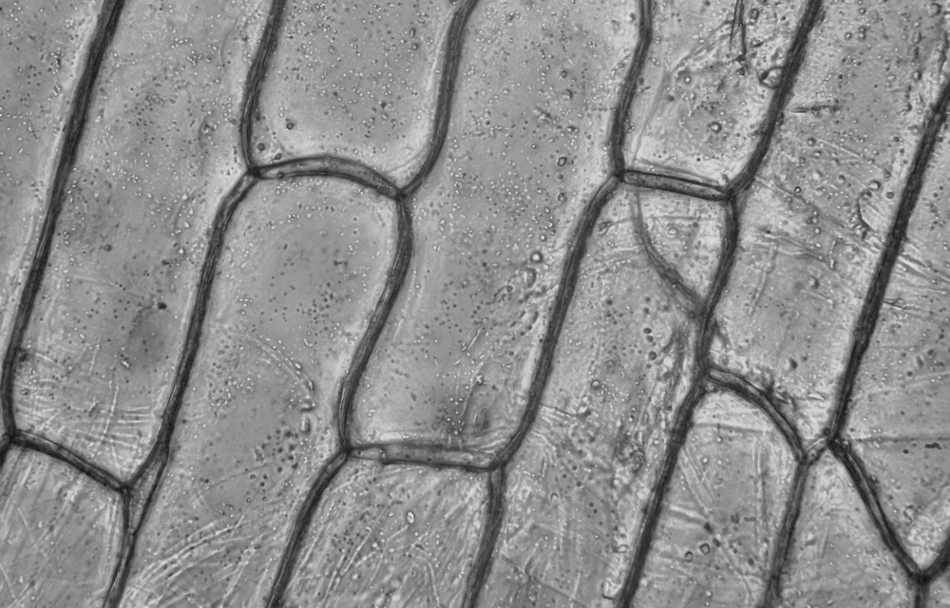
#> input picture HW8/images/q4/cells.png, 950 x 608 px, found by its file name
$ jupyter execute Q4.ipynb
#> lines starting #> are read from the running program, lines starting #| are printed output that depends on the picture; after the words box and inside, x2 and y2 are one past the last pixel; in counts of white or black regions, pixels touching at a corner belong together
[cell 1]
import numpy as np
import cv2
import matplotlib.pyplot as plt
from scipy.ndimage import label, binary_erosion

[cell 2]
img = cv2.imread("/mnt/e/Term 4/HW/HW8/images/q4/cells.png", cv2.IMREAD_GRAYSCALE)
#> img is the input picture: shape (608, 950); min 15, max 227, mean 142.2

[cell 3]
plt.figure(figsize=(10, 4))
plt.subplot(1, 2, 1)
plt.title("Grayscale Image")
plt.imshow(img, cmap='gray')
plt.axis('off')

plt.subplot(1,2,2)
plt.title("Histogram of Intensities")
plt.hist(img.ravel(), bins=256, range=(0,255), color='gray')
plt.xlabel('Intensity Value')
plt.ylabel('Pixel Count')
plt.grid(True)
plt.tight_layout()
plt.show()
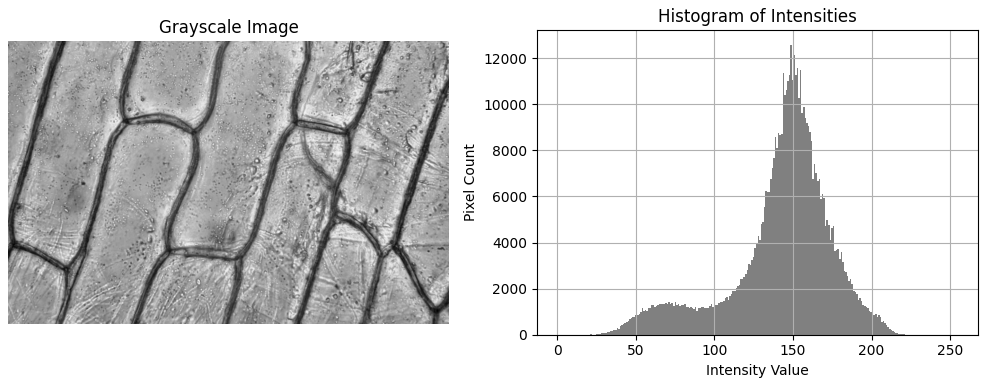
#> figure drawn by matplotlib, 2 panels; panel 2: tallest bar 12582 high, from x = 148.4 to 149.4

[cell 4]
threshold_value = 90
binary_img = (img > threshold_value).astype(np.uint8)
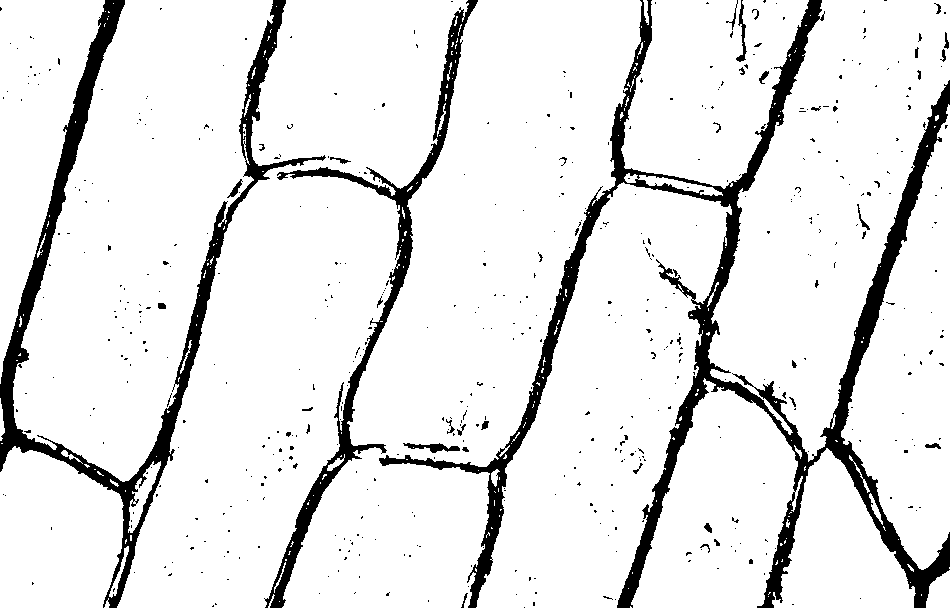
#> binary_img: shape (608, 950); values 0 (black) and 1 (white), 90% white; 538 black regions (501 under 20 px), largest, box (x1, y1, x2, y2) and area: (379, 0, 950, 608) 29534, (0, 0, 326, 608) 16110, (264, 0, 478, 608) 8239

[cell 5]
plt.figure(figsize=(10, 4))
plt.title(f'Binary Image (Threshold = {threshold_value})')
plt.imshow(binary_img, cmap='gray')
plt.axis('off')

[cell 6]
seed_mask = 1 - binary_img

# Reduce seed regions to 1 pixel using erosion
structure = np.ones((3,3), dtype=np.uint8)  # 8-connectivity
labeled, num = label(seed_mask, structure=structure)
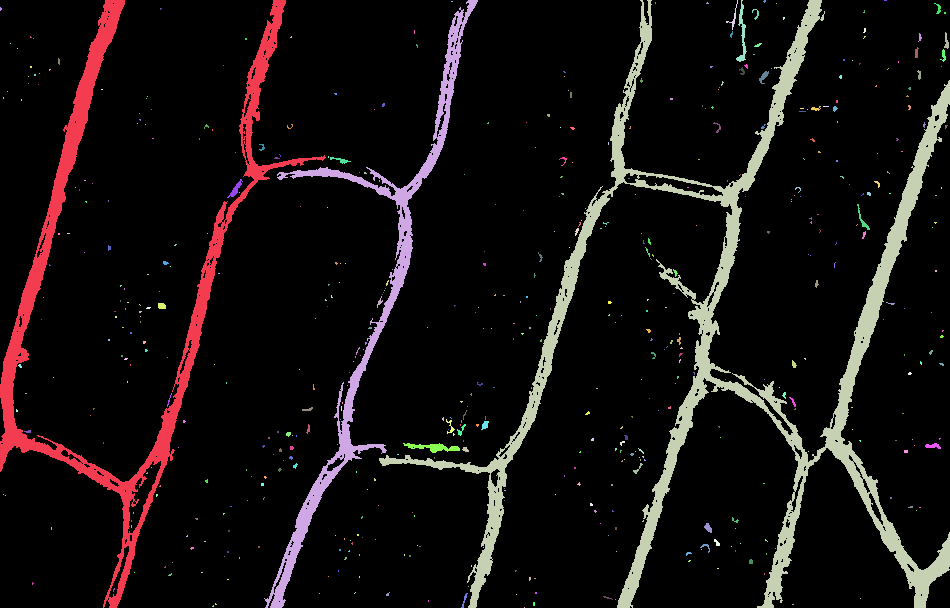
#> labeled: shape (608, 950) int32; 539 distinct labels, from 0 to 538; one colour per label, 0 black
#> num = 538

eroded = np.zeros_like(seed_mask, dtype=np.uint8)
for i in range(1, num+1):
    component = (labeled == i)
    # Apply erosion until one pixel remains
    while np.count_nonzero(component) > 1:
        component = binary_erosion(component, structure=structure, border_value=0)
    eroded[component] = 1
#> this loop made 538 passes
#> pass 1, `component = (labeled == i)`:
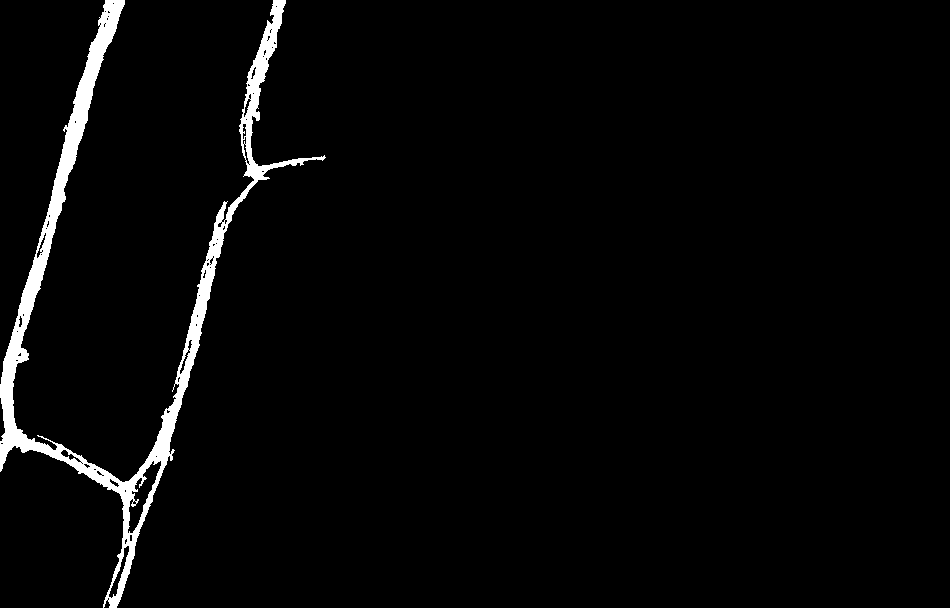
#> component: shape (608, 950) bool; 2.8% white; 1 white region, box (x1, y1, x2, y2) and area: (0, 0, 326, 608) 16110
#> after the loop:
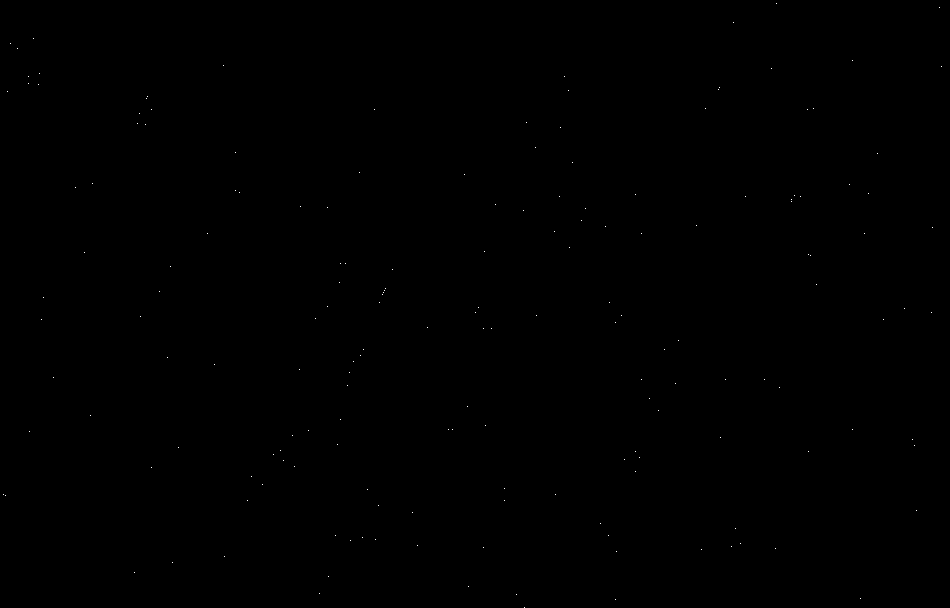
#> eroded: shape (608, 950); values 0 (black) and 1 (white), 0.03% white in thin lines or dots

[cell 7]
plt.figure(figsize=(10, 4))
plt.title(f'Binary Image (Threshold = {threshold_value})')
plt.imshow(seed_mask, cmap='gray')
plt.axis('off')

[cell 8]
plt.figure(figsize=(10, 4))
plt.title(f'Seeds')
plt.imshow(eroded, cmap='gray')
plt.axis('off')

[cell 9]
# Get seed coordinates
seed_coords = np.argwhere(eroded == 1)
#> seed_coords = 176 pairs, first value 3 to 607, second value 3 to 941
seed_coords.shape
#> Out = (176, 2)

[cell 10]
# Region Growing
T = 45
visited = np.zeros_like(img, dtype=bool)
label_img = np.zeros_like(img, dtype=np.int32)
region_id = 1
H, W = img.shape
#> H = 608; W = 950
connectivity = [(-1,-1), (-1,0), (-1,1),
                ( 0,-1),        ( 0,1),
                ( 1,-1), ( 1,0), ( 1,1)]

for seed in seed_coords:
    x, y = seed
    if visited[x, y]: continue
    seed_val = img[x, y]
    queue = [(x, y)]
    while queue:
        cx, cy = queue.pop(0)
        if visited[cx, cy]: continue
        if abs(int(img[cx, cy]) - int(seed_val)) > T: continue
        visited[cx, cy] = True
        label_img[cx, cy] = region_id
        for dx, dy in connectivity:
            nx, ny = cx + dx, cy + dy
            if 0 <= nx < H and 0 <= ny < W and not visited[nx, ny]:
                queue.append((nx, ny))
    region_id += 1
#> this loop made 176 passes
#> (x, y, seed_val) on passes 1 to 3: (3, 776, 87), (7, 939, 69), (22, 733, 65)
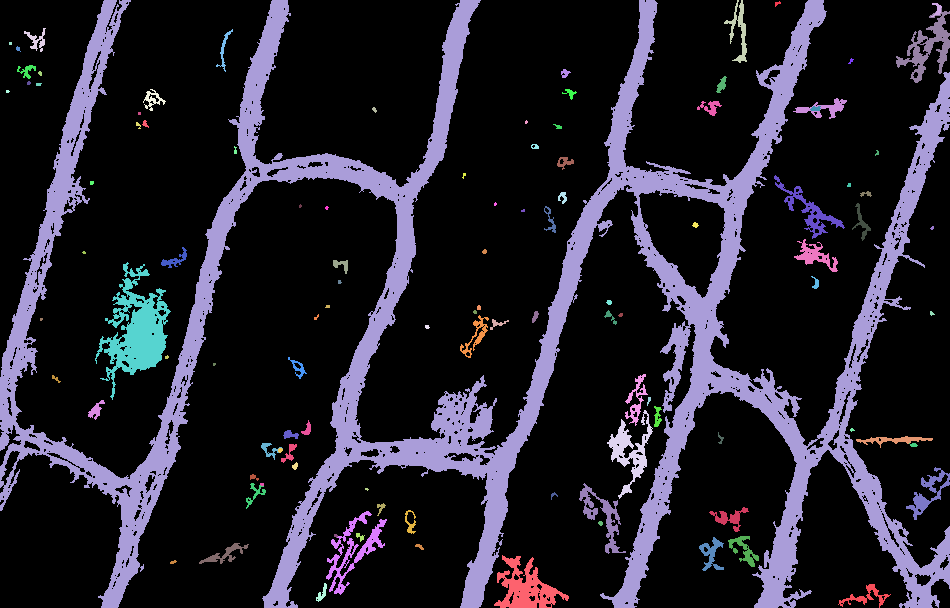
#> label_img: shape (608, 950) int32; 109 distinct labels, from 0 to 108; one colour per label, 0 black
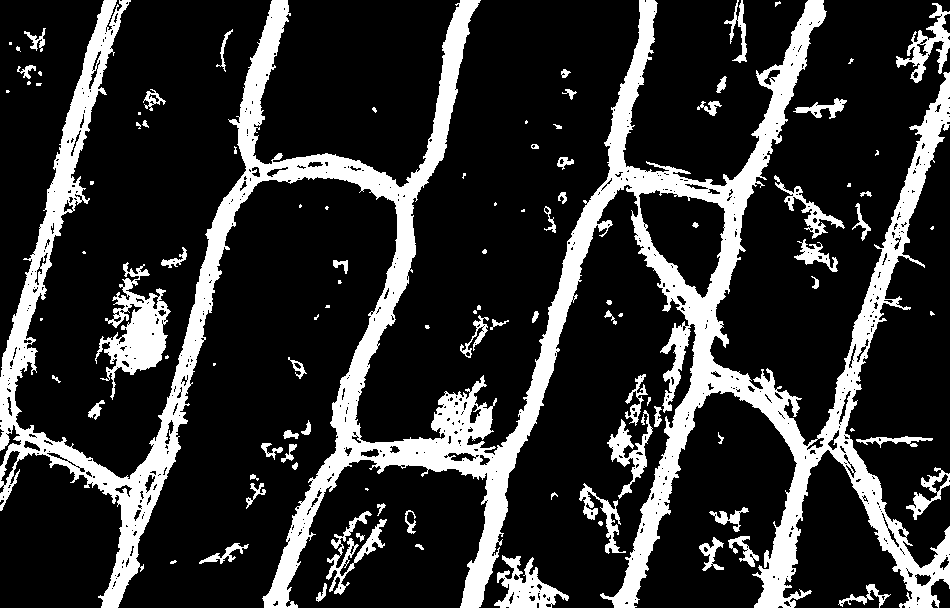
#> visited: shape (608, 950) bool; 19.6% white; 102 white regions (39 under 20 px), largest, box (x1, y1, x2, y2) and area: (0, 0, 950, 608) 93447, (95, 262, 171, 400) 3937, (494, 555, 569, 608) 1787
#> after the loop, region_id = 109

[cell 11]
# Color overlay on original image
color_output = cv2.cvtColor(img, cv2.COLOR_GRAY2BGR)
colors = [(255,0,0), (0,255,0), (0,0,255), (255,255,0), (0,255,255), (255,0,255)]
for i in range(1, region_id):
    mask = (label_img == i)
    color_output[mask] = colors[i % len(colors)]
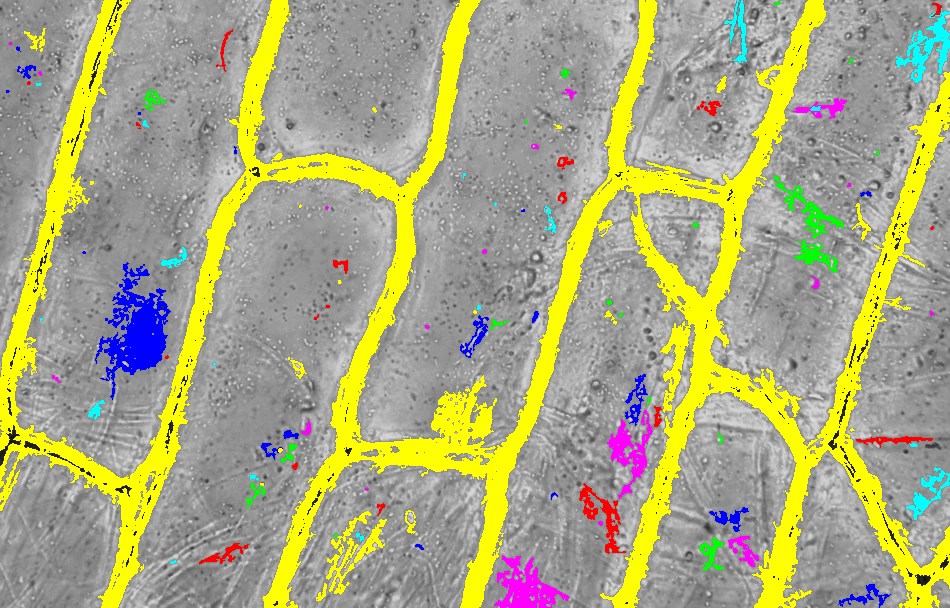
#> color_output: shape (608, 950, 3); 19.64% of pixels changed, all inside (x1, y1, x2, y2) = (0, 0, 950, 608)

[cell 12]
# Show final result
plt.figure(figsize=(12,6))
plt.subplot(1,2,1)
plt.title('Original Grayscale')
plt.imshow(img, cmap='gray')
plt.axis('off')

plt.subplot(1,2,2)
plt.title('Region Growing Result')
plt.imshow(color_output)
plt.axis('off')

plt.tight_layout()
plt.show()
#> figure, not shown here; B, G, R data is drawn as R, G, B

[cell 13]
len(np.unique(label_img))
#> Out = 109
